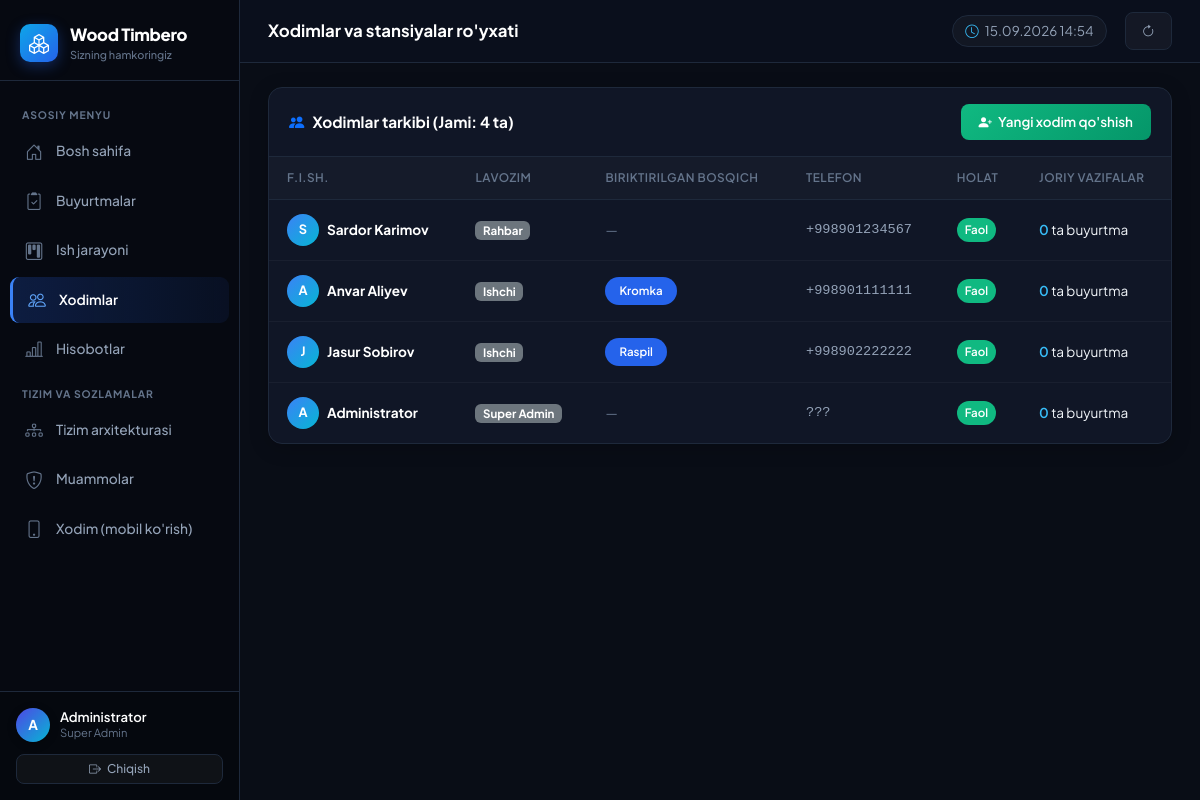
/workers/ (signed in), run on the app's committed database.
### production/models.py (models this page shows, shortened)
class Employee(models.Model):
    ROLE_CHOICES = [
        ('ADMIN', 'Super Admin'),
        ('MANAGER', 'Rahbar'),
        ('DISPATCHER', 'Dispetcher / Operator'),
        ('WORKER', 'Ishchi'),
        ('INSPECTOR', 'Nazoratchi'),
    ]
    user = models.OneToOneField(User, on_delete=models.CASCADE, related_name='employee')
    full_name = models.CharField(max_length=255, verbose_name="F.I.Sh.")
    phone = models.CharField(max_length=50, verbose_name="Telefon")
    role = models.CharField(max_length=20, choices=ROLE_CHOICES, verbose_name="Lavozim")
    stage = models.ForeignKey(Stage, on_delete=models.SET_NULL, null=True, blank=True, verbose_name="Biriktirilgan bosqich")
    is_active = models.BooleanField(default=True, verbose_name="Aktiv")

class Stage(models.Model):
    name = models.CharField(max_length=100, verbose_name="Bosqich nomi")
    order = models.PositiveIntegerField(verbose_name="Tartib raqami")
    max_duration_hours = models.FloatField(default=0, verbose_name="Maksimal vaqt (soat)")
    is_active = models.BooleanField(default=True, verbose_name="Aktiv")
    description = models.TextField(blank=True, null=True, verbose_name="Izoh")
    class Meta:
        ordering = ['order']

### production/views.py (the view)
# urls.py: path('workers/', views.workers_list, name='workers_list'),
@login_required
def workers_list(request):
    workers = Employee.objects.select_related('stage', 'user').all()
    for worker in workers:
        worker.active_orders_count = OrderStageHistory.objects.filter(
            worker=worker, status='IN_PROGRESS'
        ).count()
    return render(request, 'production/workers_list.html', {
        **base_context(request),
        'workers': workers,
    })

### production/views.py (called while the page is built)
def get_employee(user):
    try:
        return user.employee
    except Exception:
        return None

def base_context(request):
    now = timezone.now()
    emp = get_employee(request.user) if request.user.is_authenticated else None
    return {
        'employee': emp,
        'current_time_str': now.strftime("%d.%m.%Y %H:%M"),
    }

### production/templates/production/workers_list.html (shortened to what this page needs)
{% extends "production/base.html" %}
{% block page_title %}Xodimlar va stansiyalar ro'yxati{% endblock %}
{% block content %}
<div class="wood-panel">
    <div class="wood-panel-header">
        <h3 class="wood-panel-title">
            <i class="bi bi-people-fill text-primary"></i>
            Xodimlar tarkibi (Jami: {{ workers|length }} ta)
        </h3>
        <a href="/admin/production/employee/add/" class="btn-wood-success btn-sm" target="_blank">
            <i class="bi bi-person-plus-fill"></i> Yangi xodim qo'shish
        </a>
    </div>
    <div class="table-responsive">
        <table class="table-wood">
            <thead>
                <tr>
                    <th>F.I.Sh.</th>
                    <th>Lavozim</th>
                    <th>Biriktirilgan bosqich</th>
                    <th>Telefon</th>
                    <th>Holat</th>
                    <th>Joriy vazifalar</th>
                </tr>
            </thead>
            <tbody>
                {% for worker in workers %}
                <tr>
                    <td>
                        <div class="d-flex align-items-center gap-2">
                            <div style="width:32px; height:32px; border-radius:50%; background:linear-gradient(135deg, #3b82f6, #06b6d4); display:flex; align-items:center; justify-content:center; color:#fff; font-weight:700; font-size:0.8rem;">
                                {{ worker.full_name|first|upper }}
                            </div>
                            <strong style="color: #ffffff;">{{ worker.full_name }}</strong>
                        </div>
                    </td>
                    <td>
                        <span class="badge bg-secondary" style="font-size: 0.72rem;">{{ worker.get_role_display }}</span>
                    </td>
                    <td>
                        {% if worker.stage %}
                            <span class="badge-pill-blue" style="font-size: 0.72rem;">{{ worker.stage.name }}</span>
                        {% else %}
                            <span style="color: var(--text-muted);">—</span>
                        {% endif %}
                    </td>
                    <td style="font-family: monospace; color: var(--text-secondary);">
                        {{ worker.phone }}
                    </td>
                    <td>
                        {% if worker.is_active %}
                            <span class="badge-pill-green" style="font-size: 0.72rem; padding: 3px 8px;">Faol</span>
                        {% else %}
                            <span class="badge bg-secondary" style="font-size: 0.72rem;">Nofaol</span>
                        {% endif %}
                    </td>
                    <td>
                        <span style="color: #38bdf8; font-weight: 600;">{{ worker.active_orders_count }}</span> ta buyurtma
                    </td>
                </tr>
                {% empty %}
                <tr>
                    <td colspan="6" class="text-center py-5" style="color: var(--text-muted);">
                        Xodimlar topilmadi
                    </td>
                </tr>
                {% endfor %}
            </tbody>
        </table>
    </div>
</div>
{% endblock %}

### production/templates/production/base.html (shortened to what this page needs)
<!DOCTYPE html>
<html lang="uz">
<head>
    <link href="https://cdn.jsdelivr.net/npm/bootstrap@5.3.0/dist/css/bootstrap.min.css" rel="stylesheet">
    <link href="https://cdn.jsdelivr.net/npm/bootstrap-icons@1.11.3/font/bootstrap-icons.css" rel="stylesheet">
</head>
<body>
{% if user.is_authenticated %}
<div class="d-flex">
    <aside class="wood-sidebar" id="appSidebar">
        <a href="{% url 'dashboard' %}" class="brand-header">
            <div class="brand-logo-icon">
                <i class="bi bi-boxes"></i>
            </div>
            <div class="brand-titles">
                <div class="brand-name">Wood Timbero</div>
                <span class="brand-subtitle">Sizning hamkoringiz</span>
            </div>
        </a>
        <div class="sidebar-menu">
            {% with request.resolver_match.url_name as url_name %}
            {% if employee.role == 'WORKER' %}
                <div class="menu-title">Ishchi Menyu</div>
                <a class="nav-item-link {% if url_name == 'worker_panel' %}active{% endif %}" href="{% url 'worker_panel' %}">
                    <i class="bi bi-hammer"></i>
                    <span>Mening vazifalarim</span>
                </a>
                <a class="nav-item-link {% if url_name == 'worker_completed' %}active{% endif %}" href="{% url 'worker_completed' %}">
                    <i class="bi bi-check2-all"></i>
                    <span>Bajarilganlar</span>
                </a>
            {% else %}
                <div class="menu-title">Asosiy menyu</div>
                <a class="nav-item-link {% if url_name == 'dashboard' %}active{% endif %}" href="{% url 'dashboard' %}">
                    <i class="bi bi-house-door"></i>
                    <span>Bosh sahifa</span>
                </a>
                <a class="nav-item-link {% if url_name == 'orders_list' or url_name == 'order_detail' or url_name == 'order_create' %}active{% endif %}" href="{% url 'orders_list' %}">
                    <i class="bi bi-clipboard2-check"></i>
                    <span>Buyurtmalar</span>
                </a>
                <a class="nav-item-link {% if url_name == 'kanban' %}active{% endif %}" href="{% url 'kanban' %}">
                    <i class="bi bi-kanban"></i>
                    <span>Ish jarayoni</span>
                </a>
                <a class="nav-item-link {% if url_name == 'workers_list' %}active{% endif %}" href="{% url 'workers_list' %}">
                    <i class="bi bi-people"></i>
                    <span>Xodimlar</span>
                </a>
                <a class="nav-item-link {% if url_name == 'reports' %}active{% endif %}" href="{% url 'reports' %}">
                    <i class="bi bi-bar-chart-line"></i>
                    <span>Hisobotlar</span>
                </a>
                <div class="menu-title">Tizim va sozlamalar</div>
                <a class="nav-item-link {% if url_name == 'architecture' %}active{% endif %}" href="{% url 'architecture' %}">
                    <i class="bi bi-diagram-3"></i>
                    <span>Tizim arxitekturasi</span>
                </a>
                <a class="nav-item-link {% if url_name == 'problems' %}active{% endif %}" href="{% url 'problems' %}">
                    <i class="bi bi-shield-exclamation"></i>
                    <span>Muammolar</span>
                </a>
                <a class="nav-item-link" href="{% url 'worker_panel' %}" target="_blank">
                    <i class="bi bi-phone"></i>
                    <span>Xodim (mobil ko'rish)</span>
                </a>
            {% endif %}
            {% endwith %}
        </div>
        <div class="sidebar-user-bottom">
            <div class="user-profile-widget">
                <div class="user-avatar-circle">
                    {{ user.username|first|upper }}
                </div>
                <div style="flex:1; overflow:hidden;">
                    <div class="user-meta-name">{{ employee.full_name|default:user.username }}</div>
                    <div class="user-meta-role">{% if employee %}{{ employee.get_role_display }}{% else %}Operator Admin{% endif %}</div>
                </div>
            </div>
            <form method="post" action="{% url 'logout' %}">
                <button type="submit" class="btn-wood-outline w-100 justify-content-center" style="padding:5px; font-size:0.75rem;">
                    <i class="bi bi-box-arrow-right"></i> Chiqish
                </button>
            </form>
        </div>
    </aside>
    <div class="app-main flex-grow-1">
        <header class="app-topbar">
            <div class="topbar-left">
                <h1 class="topbar-page-heading">
                    {% block page_title %}Ishlab chiqarish jarayoni{% endblock %}
                </h1>
            </div>
            <div class="topbar-right">
                <div class="topbar-clock" id="liveClock">
                    <i class="bi bi-clock"></i>
                    <span id="clockDisplay">{{ current_time_str }}</span>
                </div>
                <a href="{% url 'dashboard' %}" class="btn-wood-outline btn-sm" title="Yangilash">
                    <i class="bi bi-arrow-clockwise"></i>
                </a>
            </div>
        </header>
        <main class="app-container">
            {% block content %}{% endblock %}
        </main>
    </div>
</div>
{% else %}
    {% block auth_content %}{% endblock %}
{% endif %}
</body>
</html>

### data on the page
Employee: full_name "Administrator", role "Super Admin", full_name|first "A", phone "???", is_active "Faol", active_orders_count "0"
Employee: full_name|first "S", full_name "Sardor Karimov", role "Rahbar", phone "+998901234567", is_active "Faol", active_orders_count "0"
Employee: full_name|first "A", full_name "Anvar Aliyev", role "Ishchi", stage.name "Kromka", phone "+998901111111", is_active "Faol", active_orders_count "0"
Employee: full_name|first "J", full_name "Jasur Sobirov", role "Ishchi", stage.name "Raspil", phone "+998902222222", is_active "Faol", active_orders_count "0"

### other printed values
{{ user.username|first|upper }} "A"
{{ current_time_str }} "15.09.2026 14:54"
{{ workers|length }} "4"
